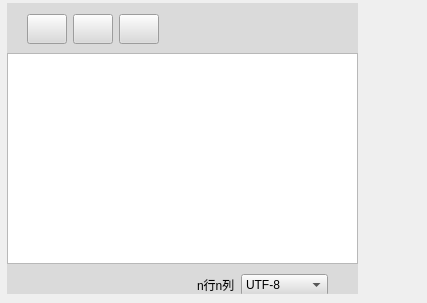
<?xml version="1.0" encoding="UTF-8"?>
<ui version="4.0">
 <class>Widget</class>
 <widget class="QWidget" name="Widget">
  <property name="geometry">
   <rect>
    <x>0</x>
    <y>0</y>
    <width>427</width>
    <height>303</height>
   </rect>
  </property>
  <property name="windowTitle">
   <string>记事本</string>
  </property>
  <property name="windowIcon">
   <iconset resource="res.qrc">
    <normaloff>:/icon/NoteBook.png</normaloff>:/icon/NoteBook.png</iconset>
  </property>
  <widget class="QWidget" name="layoutWidget">
   <property name="geometry">
    <rect>
     <x>7</x>
     <y>3</y>
     <width>351</width>
     <height>291</height>
    </rect>
   </property>
   <layout class="QVBoxLayout" name="verticalLayout">
    <property name="spacing">
     <number>0</number>
    </property>
    <item>
     <widget class="QWidget" name="BottonsWidget" native="true">
      <property name="minimumSize">
       <size>
        <width>0</width>
        <height>50</height>
       </size>
      </property>
      <property name="styleSheet">
       <string notr="true">background-color: rgb(218, 218, 218);</string>
      </property>
      <widget class="QWidget" name="layoutWidget">
       <property name="geometry">
        <rect>
         <x>20</x>
         <y>10</y>
         <width>281</width>
         <height>32</height>
        </rect>
       </property>
       <layout class="QHBoxLayout" name="BtnLayout">
        <item>
         <widget class="QPushButton" name="BtnOpen">
          <property name="minimumSize">
           <size>
            <width>30</width>
            <height>30</height>
           </size>
          </property>
          <property name="styleSheet">
           <string notr="true">
QPushButton {border-image: url(:/icon/Openfile.png);}

QPushButton:hover {border-image: url(:/icon1/OpenFile1.png);}

QPushButton:pressed {border-image: url(:/icon1/OpenFile2.png);}

</string>
          </property>
          <property name="text">
           <string/>
          </property>
         </widget>
        </item>
        <item>
         <widget class="QPushButton" name="BtnSave">
          <property name="minimumSize">
           <size>
            <width>30</width>
            <height>30</height>
           </size>
          </property>
          <property name="styleSheet">
           <string notr="true">
QPushButton {border-image: url(:/icon1/Save1.png);}

QPushButton:hover {border-image: url(:/icon1/Save2.png);}

QPushButton:pressed {border-image: url(:/icon1/Save3.png)}</string>
          </property>
          <property name="text">
           <string/>
          </property>
         </widget>
        </item>
        <item>
         <widget class="QPushButton" name="BtnClose">
          <property name="minimumSize">
           <size>
            <width>30</width>
            <height>30</height>
           </size>
          </property>
          <property name="styleSheet">
           <string notr="true">
QPushButton {border-image: url(:/icon/Close.png);}

QPushButton:hover {border-image: url(:/icon1/Close2.png);}

QPushButton:pressed {border-image: url(:/icon1/Close3.png);}</string>
          </property>
          <property name="text">
           <string/>
          </property>
         </widget>
        </item>
        <item>
         <spacer name="horizontalSpacer">
          <property name="orientation">
           <enum>Qt::Orientation::Horizontal</enum>
          </property>
          <property name="sizeHint" stdset="0">
           <size>
            <width>40</width>
            <height>20</height>
           </size>
          </property>
         </spacer>
        </item>
       </layout>
      </widget>
     </widget>
    </item>
    <item>
     <widget class="MyTextEdit" name="textEdit"/>
    </item>
    <item>
     <widget class="QWidget" name="LabelWidget" native="true">
      <property name="minimumSize">
       <size>
        <width>0</width>
        <height>30</height>
       </size>
      </property>
      <property name="styleSheet">
       <string notr="true">background-color: rgb(218, 218, 218);</string>
      </property>
      <widget class="QWidget" name="layoutWidget">
       <property name="geometry">
        <rect>
         <x>10</x>
         <y>10</y>
         <width>331</width>
         <height>22</height>
        </rect>
       </property>
       <layout class="QHBoxLayout" name="horizontalLayout">
        <item>
         <spacer name="horizontalSpacer_2">
          <property name="orientation">
           <enum>Qt::Orientation::Horizontal</enum>
          </property>
          <property name="sizeHint" stdset="0">
           <size>
            <width>40</width>
            <height>20</height>
           </size>
          </property>
         </spacer>
        </item>
        <item>
         <widget class="QLabel" name="labelPositon">
          <property name="text">
           <string>n行n列</string>
          </property>
         </widget>
        </item>
        <item>
         <widget class="QComboBox" name="comboBox">
          <property name="minimumSize">
           <size>
            <width>60</width>
            <height>0</height>
           </size>
          </property>
          <item>
           <property name="text">
            <string>UTF-8</string>
           </property>
          </item>
          <item>
           <property name="text">
            <string>UTF-16LE</string>
           </property>
          </item>
          <item>
           <property name="text">
            <string>UTF-16BE</string>
           </property>
          </item>
         </widget>
        </item>
        <item>
         <spacer name="horizontalSpacer_3">
          <property name="orientation">
           <enum>Qt::Orientation::Horizontal</enum>
          </property>
          <property name="sizeType">
           <enum>QSizePolicy::Policy::Fixed</enum>
          </property>
          <property name="sizeHint" stdset="0">
           <size>
            <width>20</width>
            <height>20</height>
           </size>
          </property>
         </spacer>
        </item>
       </layout>
      </widget>
     </widget>
    </item>
   </layout>
  </widget>
 </widget>
 <customwidgets>
  <customwidget>
   <class>MyTextEdit</class>
   <extends>QTextEdit</extends>
   <header>mytextedit.h</header>
  </customwidget>
 </customwidgets>
 <resources>
  <include location="res.qrc"/>
 </resources>
 <connections/>
</ui>
